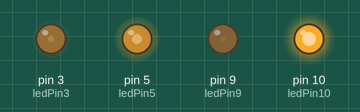
This sketch was run on a simulated Arduino Uno, built with avr-gcc and run on an emulated ATmega328P. Parts: output pins drawn as LEDs (lit = HIGH).

Above: at 0.1 s.
Timing chart, 0 to 1.6 s (numbered marks = the images above):
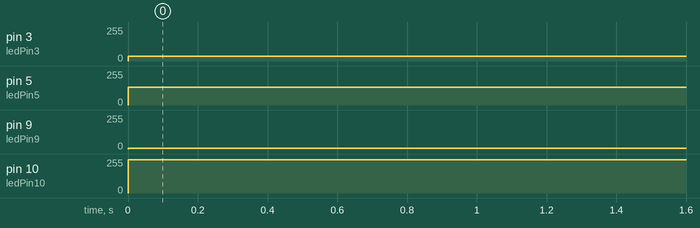

The sketch:

codigo_potencia.ino
```cpp
int ledPin9 = 9;
int ledPin10 = 10;
int ledPin5 = 5;
int ledPin3 = 3;
float sinVal;
int ledVal;

//=====assinatura das funções=====
void potencia10();
void potencia30();
void potencia60();
void potencia100();

void setup() {
  pinMode(ledPin10, OUTPUT);
  pinMode(ledPin9, OUTPUT);
  pinMode(ledPin5, OUTPUT);
  pinMode(ledPin3, OUTPUT);
}

void loop() {

    potencia10();
    potencia30();
    potencia60();
    potencia100();

}

//=====funções=====

void potencia10(){
  //potência de 10% de luminosidade
  sinVal = (sin(10*(3.1412/180)));
  ledVal = int(sinVal*25);
  analogWrite(ledPin9, ledVal);
}

void potencia30(){
  //potência de 30% de luminosidade
  sinVal = (sin(30*(3.1412/180)));
  ledVal = int(sinVal*76);
  analogWrite(ledPin3, ledVal);
}

void potencia60(){
  //potência de 60% de luminosidade
  sinVal = (sin(60*(3.1412/180)));
  ledVal = int(sinVal*153);
  analogWrite(ledPin5, ledVal);
}

void potencia100(){
  //potência de 100% de luminosidade
  sinVal = (sin(100*(3.1412/180)));
  ledVal = int(sinVal*255);
  analogWrite(ledPin10, ledVal);
}
```

Measured:
- by itself, pin 3 (ledPin3): 0/255 → 37/255 at 0.00 s
- by itself, pin 5 (ledPin5): 0/255 → 132/255 at 0.00 s
- by itself, pin 9 (ledPin9): 0/255 → 4/255 at 0.00 s
- by itself, pin 10 (ledPin10): 0/255 → 251/255 at 0.00 s
